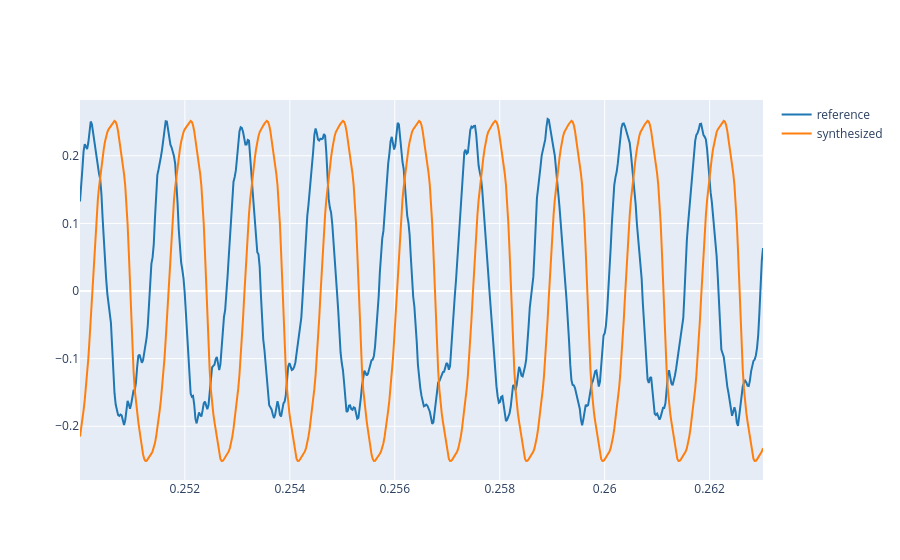

Notebook source saved alongside this figure:
### Markdown cell above
2.1. Use the `synthetize` function to generate a synthesis with the weights ($A_k$) found in 1.3 and the fundamental frequency and phases found in previous labs. Plot both the reference and the synthetize signal. Listen to the synthetize signal.

### Code cell
# Write the code here
A = 0.25155567                      ##It's the amplitude of the reference signal
phi = 49*np.pi/72  #previous lab
t = np.arange(0, 4, 1.0/fs)
synthetizesignal= synthesize(689, phi, weights, t, A )
plot_signals([ref,synthetizesignal],fs, startpoint, endpoint, name=["reference", "synthesized"])

### Figure 1 — Plotly figure (JSON) as saved in the notebook; plotly's stock layout.template omitted (floating-point values rounded to 4 significant figures; data arrays with more than 128 entries replaced by an {"elided": "..."} marker saying what was removed)
{"data": [{"line": {"color": "#1f77b4", "shape": "linear"}, "mode": "lines", "name": "reference", "type": "scatter", "x": {"elided": "575 float values"}, "y": {"elided": "575 float values"}}, {"line": {"color": "#ff7f0e", "shape": "linear"}, "mode": "lines", "name": "synthesized", "type": "scatter", "x": {"elided": "575 float values"}, "y": {"elided": "575 float values"}}], "layout": {}}
